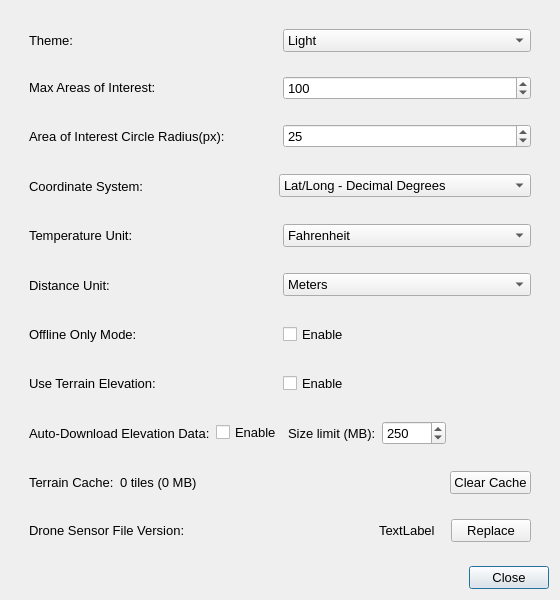
<?xml version="1.0" encoding="UTF-8"?>
<ui version="4.0">
 <class>Preferences</class>
 <widget class="QDialog" name="Preferences">
  <property name="geometry">
   <rect>
    <x>0</x>
    <y>0</y>
    <width>560</width>
    <height>600</height>
   </rect>
  </property>
  <property name="windowTitle">
   <string>Preferences</string>
  </property>
  <layout class="QVBoxLayout" name="verticalLayout">
   <item>
    <widget class="QScrollArea" name="scrollArea">
     <property name="widgetResizable">
      <bool>true</bool>
     </property>
     <property name="frameShape">
      <enum>QFrame::Shape::NoFrame</enum>
     </property>
     <widget class="QWidget" name="mainWidget">
     <layout class="QVBoxLayout" name="verticalLayout_2">
      <item>
       <widget class="QWidget" name="themeWidget" native="true">
        <property name="sizePolicy">
         <sizepolicy hsizetype="Preferred" vsizetype="Fixed">
          <horstretch>0</horstretch>
          <verstretch>0</verstretch>
         </sizepolicy>
        </property>
        <property name="font">
         <font>
          <pointsize>10</pointsize>
         </font>
        </property>
        <layout class="QHBoxLayout" name="horizontalLayout_3">
         <item>
          <widget class="QLabel" name="label">
           <property name="sizePolicy">
            <sizepolicy hsizetype="Preferred" vsizetype="Fixed">
             <horstretch>0</horstretch>
             <verstretch>0</verstretch>
            </sizepolicy>
           </property>
           <property name="font">
            <font>
             <pointsize>10</pointsize>
            </font>
           </property>
           <property name="toolTip">
            <string>Select the application theme appearance.
Changes the overall color scheme and visual style.</string>
           </property>
           <property name="text">
            <string>Theme:</string>
           </property>
          </widget>
         </item>
         <item>
          <widget class="QComboBox" name="themeComboBox">
           <property name="font">
            <font>
             <pointsize>10</pointsize>
            </font>
           </property>
           <property name="toolTip">
            <string>Choose the application theme:
• Light: Bright theme with light backgrounds and dark text
• Dark: Dark theme with dark backgrounds and light text
Changes apply immediately to all windows.</string>
           </property>
           <item>
            <property name="text">
             <string>Light</string>
            </property>
           </item>
           <item>
            <property name="text">
             <string>Dark</string>
            </property>
           </item>
          </widget>
         </item>
        </layout>
       </widget>
      </item>
      <item>
       <widget class="QWidget" name="maxAOIsWidget" native="true">
        <property name="sizePolicy">
         <sizepolicy hsizetype="Preferred" vsizetype="Fixed">
          <horstretch>0</horstretch>
          <verstretch>0</verstretch>
         </sizepolicy>
        </property>
        <layout class="QHBoxLayout" name="horizontalLayout_2">
         <item>
          <widget class="QLabel" name="maxAOIsLabel">
           <property name="sizePolicy">
            <sizepolicy hsizetype="Preferred" vsizetype="Fixed">
             <horstretch>0</horstretch>
             <verstretch>0</verstretch>
            </sizepolicy>
           </property>
           <property name="font">
            <font>
             <pointsize>10</pointsize>
            </font>
           </property>
           <property name="toolTip">
            <string>Warning threshold for total AOIs detected across all images.
Prompts user when this limit is reached during processing.</string>
           </property>
           <property name="text">
            <string>Max Areas of Interest: </string>
           </property>
          </widget>
         </item>
         <item>
          <widget class="QSpinBox" name="maxAOIsSpinBox">
           <property name="font">
            <font>
             <pointsize>10</pointsize>
            </font>
           </property>
           <property name="toolTip">
            <string>Set the warning threshold for total AOIs detected during processing.
• Range: 0 to 1000
• Default: 100
When this number of AOIs is detected across all images:
• UI displays a warning message
• User can cancel processing, adjust settings, and rerun
• If no action taken, detection continues automatically
Use lower values to catch high detection counts early.</string>
           </property>
           <property name="maximum">
            <number>1000</number>
           </property>
           <property name="value">
            <number>100</number>
           </property>
          </widget>
         </item>
        </layout>
       </widget>
      </item>
      <item>
       <widget class="QWidget" name="radiuisWidget" native="true">
        <layout class="QHBoxLayout" name="horizontalLayout">
         <item>
          <widget class="QLabel" name="AOIRadiusLabel">
           <property name="font">
            <font>
             <pointsize>10</pointsize>
            </font>
           </property>
           <property name="toolTip">
            <string>Radius for combining neighboring AOIs into single detections.
AOIs within this distance are merged together.</string>
           </property>
           <property name="text">
            <string>Area of Interest Circle Radius(px):</string>
           </property>
          </widget>
         </item>
         <item>
          <widget class="QSpinBox" name="AOIRadiusSpinBox">
           <property name="font">
            <font>
             <pointsize>10</pointsize>
            </font>
           </property>
           <property name="toolTip">
            <string>Set the radius for combining nearby AOIs during detection.
• Range: 0 to 100 pixels
• Default: 25 pixels
When AOIs are within this radius of each other:
• They are combined into a single AOI
• Process repeats until no neighbors remain within radius
• Larger values: Combines more distant detections (fewer total AOIs)
• Smaller values: Keeps detections separate (more individual AOIs)
Use to consolidate clustered detections into single objects.</string>
           </property>
           <property name="maximum">
            <number>100</number>
           </property>
           <property name="value">
            <number>25</number>
           </property>
          </widget>
         </item>
        </layout>
       </widget>
      </item>
      <item>
       <widget class="QWidget" name="positionFormatWidget" native="true">
        <layout class="QHBoxLayout" name="horizontalLayout_4">
         <item>
          <widget class="QLabel" name="positionFormatLabel">
           <property name="font">
            <font>
             <pointsize>10</pointsize>
            </font>
           </property>
           <property name="toolTip">
            <string>Format for displaying geographic coordinates throughout the application.
Affects how GPS locations are shown in the viewer and exports.</string>
           </property>
           <property name="text">
            <string>Coordinate System:</string>
           </property>
          </widget>
         </item>
         <item>
          <widget class="QComboBox" name="positionFormatComboBox">
           <property name="font">
            <font>
             <pointsize>10</pointsize>
            </font>
           </property>
           <property name="toolTip">
            <string>Select the geographic coordinate display format:
• Lat/Long - Decimal Degrees: 34.123456, -118.987654 (most common, easy to use)
• Lat/Long - Degrees, Minutes, Seconds: 34° 7' 24.4416" N, 118° 59' 15.5424" W (traditional navigation)
• UTM: Universal Transverse Mercator grid system with zone, easting, northing (military, surveying)
This setting affects coordinate display in the viewer, exports, and overlays.</string>
           </property>
           <item>
            <property name="text">
             <string>Lat/Long - Decimal Degrees</string>
            </property>
           </item>
           <item>
            <property name="text">
             <string>Lat/Long - Degrees, Minutes, Seconds</string>
            </property>
           </item>
           <item>
            <property name="text">
             <string>UTM</string>
            </property>
           </item>
          </widget>
         </item>
        </layout>
       </widget>
      </item>
      <item>
       <widget class="QWidget" name="TemperatureWidget" native="true">
        <layout class="QHBoxLayout" name="horizontalLayout_5">
         <item>
          <widget class="QLabel" name="temperatureLabel">
           <property name="font">
            <font>
             <pointsize>10</pointsize>
            </font>
           </property>
           <property name="toolTip">
            <string>Unit for displaying temperature measurements from thermal imagery.
Used when analyzing thermal images from thermal cameras.</string>
           </property>
           <property name="text">
            <string>Temperature Unit:</string>
           </property>
          </widget>
         </item>
         <item>
          <widget class="QComboBox" name="temperatureComboBox">
           <property name="font">
            <font>
             <pointsize>10</pointsize>
            </font>
           </property>
           <property name="toolTip">
            <string>Select the temperature unit for thermal image analysis:
• Fahrenheit (°F): Imperial temperature scale (US standard)
  - Water freezes at 32°F, boils at 212°F
• Celsius (°C): Metric temperature scale (international standard)
  - Water freezes at 0°C, boils at 100°C
Applies to thermal camera data display and analysis results.</string>
           </property>
           <item>
            <property name="text">
             <string>Fahrenheit</string>
            </property>
           </item>
           <item>
            <property name="text">
             <string>Celsius</string>
            </property>
           </item>
          </widget>
         </item>
        </layout>
       </widget>
      </item>
      <item>
       <widget class="QWidget" name="distanceWidget" native="true">
        <layout class="QHBoxLayout" name="horizontalLayout_7">
         <item>
          <widget class="QLabel" name="distanceLabel">
           <property name="font">
            <font>
             <pointsize>10</pointsize>
            </font>
           </property>
           <property name="toolTip">
            <string>Unit for displaying distance and altitude measurements.
Used for drone altitude, object distances, and spatial calculations.</string>
           </property>
           <property name="text">
            <string>Distance Unit:</string>
           </property>
          </widget>
         </item>
         <item>
          <widget class="QComboBox" name="distanceComboBox">
           <property name="font">
            <font>
             <pointsize>10</pointsize>
            </font>
           </property>
           <property name="toolTip">
            <string>Select the distance unit for measurements:
• Meters (m): Metric distance unit (international standard)
  - 1 meter = 3.281 feet
  - Used for altitude, GSD, and distance calculations
• Feet (ft): Imperial distance unit (US standard)
  - 1 foot = 0.3048 meters
  - Common in US aviation and surveying
Applies to altitude displays, GSD calculations, and distance measurements.</string>
           </property>
           <item>
            <property name="text">
             <string>Meters</string>
            </property>
           </item>
           <item>
            <property name="text">
             <string>Feet</string>
            </property>
           </item>
          </widget>
         </item>
        </layout>
       </widget>
      </item>
      <item>
      <widget class="QWidget" name="offlineWidget" native="true">
       <layout class="QHBoxLayout" name="horizontalLayout_offline">
        <item>
         <widget class="QLabel" name="offlineModeLabel">
          <property name="font">
           <font>
            <pointsize>10</pointsize>
           </font>
          </property>
          <property name="toolTip">
           <string>Toggle Offline Only mode.
When enabled, the app skips any network calls (map tiles, CalTopo exports) and works with cached data only.</string>
          </property>
          <property name="text">
           <string>Offline Only Mode:</string>
          </property>
         </widget>
        </item>
        <item>
         <widget class="QCheckBox" name="offlineOnlyCheckBox">
          <property name="font">
           <font>
            <pointsize>10</pointsize>
           </font>
          </property>
          <property name="toolTip">
           <string>Disable online functionality (tile downloads, CalTopo integration) and work entirely offline.</string>
          </property>
          <property name="text">
           <string>Enable</string>
          </property>
         </widget>
        </item>
       </layout>
      </widget>
     </item>
     <item>
      <widget class="QWidget" name="terrainWidget" native="true">
       <layout class="QHBoxLayout" name="horizontalLayout_terrain">
        <item>
         <widget class="QLabel" name="terrainElevationLabel">
          <property name="font">
           <font>
            <pointsize>10</pointsize>
           </font>
          </property>
          <property name="toolTip">
           <string>Use terrain elevation data (DEM/DTM/DSM) for more accurate AOI GPS coordinate calculations.
When enabled, uses online or local elevation data to account for terrain variations.
When disabled, assumes flat terrain at takeoff altitude.</string>
          </property>
          <property name="text">
           <string>Use Terrain Elevation:</string>
          </property>
         </widget>
        </item>
        <item>
         <widget class="QCheckBox" name="terrainElevationCheckBox">
          <property name="font">
           <font>
            <pointsize>10</pointsize>
           </font>
          </property>
          <property name="toolTip">
           <string>Enable terrain-corrected AOI positioning using DEM/DTM/DSM elevation data.
• When enabled: Downloads and caches elevation tiles for accurate positioning
• When disabled: Uses flat terrain assumption (faster, works offline)
Terrain data is cached locally and works offline after first download.</string>
          </property>
          <property name="text">
           <string>Enable</string>
          </property>
         </widget>
        </item>
       </layout>
      </widget>
     </item>
     <item>
      <widget class="QWidget" name="autoAcquireTerrainWidget" native="true">
       <layout class="QHBoxLayout" name="horizontalLayout_autoAcquireTerrain">
        <item>
         <widget class="QLabel" name="autoAcquireTerrainLabel">
          <property name="font">
           <font>
            <pointsize>10</pointsize>
           </font>
          </property>
          <property name="toolTip">
           <string>Keep elevation data for the search area on hand, for whichever elevation source is selected above.
Downloads run while an analysis is working, when a results viewer opens and before an export - whichever comes first - so the data is already local by the time AOI coordinates are calculated.</string>
          </property>
          <property name="text">
           <string>Auto-Download Elevation Data:</string>
          </property>
         </widget>
        </item>
        <item>
         <widget class="QCheckBox" name="autoAcquireTerrainCheckBox">
          <property name="font">
           <font>
            <pointsize>10</pointsize>
           </font>
          </property>
          <property name="toolTip">
           <string>Fetch elevation data for the area the images cover, before it is needed.
• AWS Terrain Tiles (the default source): a few tiles, well under a megabyte
• USGS 3DEP: about 4 MB per square kilometre, United States only
• Skipped, with a note, above the size limit, in Offline Only mode, with no connectivity, or when the area is already covered
• Never required: Download Coverage Data in Preferences and on the GPS Map still does it on demand, including for offline import</string>
          </property>
          <property name="text">
           <string>Enable</string>
          </property>
         </widget>
        </item>
        <item>
         <widget class="QLabel" name="autoAcquireTerrainLimitLabel">
          <property name="font">
           <font>
            <pointsize>10</pointsize>
           </font>
          </property>
          <property name="text">
           <string>Size limit (MB):</string>
          </property>
         </widget>
        </item>
        <item>
         <widget class="QSpinBox" name="autoAcquireTerrainLimitSpinBox">
          <property name="font">
           <font>
            <pointsize>10</pointsize>
           </font>
          </property>
          <property name="toolTip">
           <string>An automatic download larger than this is skipped and noted in the message pane, so an unexpectedly large search area never consumes a field connection unannounced.</string>
          </property>
          <property name="minimum">
           <number>10</number>
          </property>
          <property name="maximum">
           <number>10000</number>
          </property>
          <property name="singleStep">
           <number>50</number>
          </property>
          <property name="value">
           <number>250</number>
          </property>
         </widget>
        </item>
        <item>
         <spacer name="autoAcquireTerrainSpacer">
          <property name="orientation">
           <enum>Qt::Horizontal</enum>
          </property>
          <property name="sizeHint" stdset="0">
           <size>
            <width>20</width>
            <height>20</height>
           </size>
          </property>
         </spacer>
        </item>
       </layout>
      </widget>
     </item>
     <item>
      <widget class="QWidget" name="terrainCacheWidget" native="true">
       <layout class="QHBoxLayout" name="horizontalLayout_terrain_cache">
        <item>
         <widget class="QLabel" name="terrainCacheLabel">
          <property name="font">
           <font>
            <pointsize>10</pointsize>
           </font>
          </property>
          <property name="toolTip">
           <string>Manage the terrain elevation data cache.
Terrain tiles are downloaded and stored locally for offline use.</string>
          </property>
          <property name="text">
           <string>Terrain Cache:</string>
          </property>
         </widget>
        </item>
        <item>
         <widget class="QLabel" name="terrainCacheSizeLabel">
          <property name="font">
           <font>
            <pointsize>10</pointsize>
           </font>
          </property>
          <property name="text">
           <string>0 tiles (0 MB)</string>
          </property>
         </widget>
        </item>
        <item>
         <spacer name="terrainCacheSpacer">
          <property name="orientation">
           <enum>Qt::Orientation::Horizontal</enum>
          </property>
          <property name="sizeHint" stdset="0">
           <size>
            <width>40</width>
            <height>20</height>
           </size>
          </property>
         </spacer>
        </item>
        <item>
         <widget class="QPushButton" name="clearTerrainCacheButton">
          <property name="font">
           <font>
            <pointsize>10</pointsize>
           </font>
          </property>
          <property name="toolTip">
           <string>Clear all cached terrain elevation tiles.
This will require re-downloading tiles when terrain elevation is used.</string>
          </property>
          <property name="text">
           <string>Clear Cache</string>
          </property>
          <property name="autoDefault">
           <bool>false</bool>
          </property>
         </widget>
        </item>
       </layout>
      </widget>
     </item>
     <item>
       <layout class="QHBoxLayout" name="droneSensorLabelsWidget">
        <property name="leftMargin">
         <number>9</number>
        </property>
        <property name="topMargin">
         <number>9</number>
        </property>
        <property name="rightMargin">
         <number>9</number>
        </property>
        <property name="bottomMargin">
         <number>9</number>
        </property>
        <item>
         <widget class="QLabel" name="droneSensorLabel">
          <property name="font">
           <font>
            <pointsize>10</pointsize>
           </font>
          </property>
          <property name="toolTip">
           <string>Version of the current drone sensor configuration file.
Contains camera specifications, sensor dimensions, and focal length data for different drone models.</string>
          </property>
          <property name="text">
           <string>Drone Sensor File Version:</string>
          </property>
         </widget>
        </item>
        <item>
         <spacer name="horizontalSpacer">
          <property name="orientation">
           <enum>Qt::Orientation::Horizontal</enum>
          </property>
          <property name="sizeHint" stdset="0">
           <size>
            <width>40</width>
            <height>20</height>
           </size>
          </property>
         </spacer>
        </item>
        <item>
         <widget class="QLabel" name="dronSensorVersionLabel">
          <property name="font">
           <font>
            <pointsize>10</pointsize>
           </font>
          </property>
          <property name="toolTip">
           <string>Currently loaded drone sensor file version number.
The sensor file defines camera parameters for accurate GSD and AOI calculations.</string>
          </property>
          <property name="text">
           <string>TextLabel</string>
          </property>
         </widget>
        </item>
        <item>
         <spacer name="horizontalSpacer_2">
          <property name="orientation">
           <enum>Qt::Orientation::Horizontal</enum>
          </property>
          <property name="sizeType">
           <enum>QSizePolicy::Policy::Minimum</enum>
          </property>
          <property name="sizeHint" stdset="0">
           <size>
            <width>10</width>
            <height>20</height>
           </size>
          </property>
         </spacer>
        </item>
        <item>
         <widget class="QPushButton" name="droneSensorButton">
          <property name="font">
           <font>
            <pointsize>10</pointsize>
           </font>
          </property>
          <property name="toolTip">
           <string>Replace the current drone sensor configuration file.
Allows updating to a newer version or custom sensor specifications.
Required file format: JSON with drone models, sensors, focal lengths, and dimensions.
Use this when:
• New drone models are available
• Sensor specifications need updating
• Custom camera configurations are needed
Backup existing file before replacing.</string>
          </property>
          <property name="text">
           <string>Replace</string>
          </property>
          <property name="autoDefault">
           <bool>false</bool>
          </property>
         </widget>
        </item>
       </layout>
      </item>
     </layout>
    </widget>
    </widget>
   </item>
   <item>
    <widget class="QDialogButtonBox" name="buttonBox">
     <property name="font">
      <font>
       <pointsize>10</pointsize>
      </font>
     </property>
     <property name="toolTip">
      <string>Close the Preferences window.
All changes are saved automatically when modified.</string>
     </property>
     <property name="orientation">
      <enum>Qt::Orientation::Horizontal</enum>
     </property>
     <property name="standardButtons">
      <set>QDialogButtonBox::StandardButton::Close</set>
     </property>
    </widget>
   </item>
  </layout>
 </widget>
 <resources/>
 <connections>
  <connection>
   <sender>buttonBox</sender>
   <signal>rejected()</signal>
   <receiver>Preferences</receiver>
   <slot>reject()</slot>
   <hints>
    <hint type="sourcelabel">
     <x>316</x>
     <y>260</y>
    </hint>
    <hint type="destinationlabel">
     <x>286</x>
     <y>274</y>
    </hint>
   </hints>
  </connection>
  <connection>
   <sender>buttonBox</sender>
   <signal>accepted()</signal>
   <receiver>Preferences</receiver>
   <slot>accept()</slot>
   <hints>
    <hint type="sourcelabel">
     <x>248</x>
     <y>254</y>
    </hint>
    <hint type="destinationlabel">
     <x>157</x>
     <y>274</y>
    </hint>
   </hints>
  </connection>
 </connections>
</ui>
